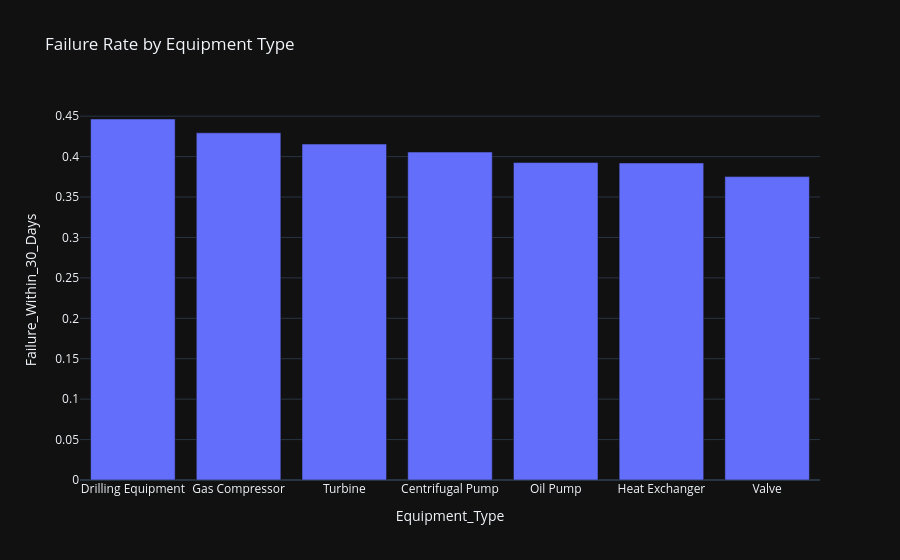

Notebook code cell kept with this figure:
### Markdown cell above
## Failure rate by equipment type

### Code cell
by_type = df.groupby('Equipment_Type')['Failure_Within_30_Days'].mean().sort_values(ascending=False).reset_index()
px.bar(by_type, x='Equipment_Type', y='Failure_Within_30_Days', title='Failure Rate by Equipment Type')

### Figure 1 — Plotly figure (JSON) as saved in the notebook; plotly's stock layout.template omitted (floating-point values rounded to 4 significant figures)
{"data": [{"hovertemplate": "Equipment_Type=%{x}<br>Failure_Within_30_Days=%{y}<extra></extra>", "legendgroup": "", "marker": {"color": "#636efa", "pattern": {"shape": ""}}, "name": "", "orientation": "v", "showlegend": false, "textposition": "auto", "type": "bar", "x": ["Drilling Equipment", "Gas Compressor", "Turbine", "Centrifugal Pump", "Oil Pump", "Heat Exchanger", "Valve"], "xaxis": "x", "y": [0.4465, 0.4294, 0.4155, 0.4057, 0.3927, 0.3921, 0.3753], "yaxis": "y"}], "layout": {"barmode": "relative", "legend": {"tracegroupgap": 0}, "title": {"text": "Failure Rate by Equipment Type"}, "xaxis": {"anchor": "y", "domain": [0.0, 1.0], "title": {"text": "Equipment_Type"}}, "yaxis": {"anchor": "x", "domain": [0.0, 1.0], "title": {"text": "Failure_Within_30_Days"}}}}
